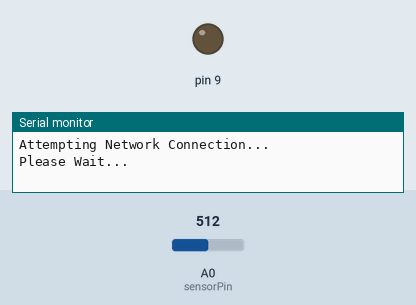
This sketch was run on a simulated Arduino Uno, built for the host (arithmetic inside an expression is 32-bit, double 64-bit). On the bench: output pins drawn as LEDs (lit = HIGH), the last lines printed to the serial monitor. Inputs (shaded band) come from the test bench; at power-on: A0 (sensorPin) = 512. WiFi joins after 1.5 s; servers stay silent unless stated.

Above: at 0.1 s.
At 2.1 s:
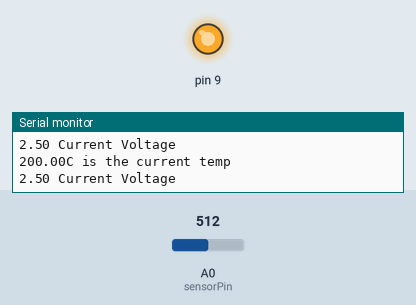
Timing chart, 0 to 3.6 s (numbered marks = the images above):
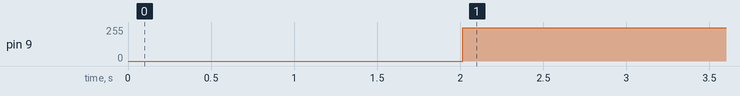

Measured:
- by itself, pin 9: 0/255 → 250/255 at 2.0 s

The sketch:

Temp_Sense.ino
```cpp
// ThingSpeak - Version: Latest
#include <ThingSpeak.h>
#include <SPI.h>
#include <WiFi.h>
//Done with Libraries
WiFiClient client;
char ssid[] = "cs"; //define the SSID of the WiFi network
char pass[] = "gkmrxuW6"; // WiFi network password
int status = WL_IDLE_STATUS; //status of the WiFi Connection
//End WiFi Setup
unsigned long ChannelID = 644335;
const char * APIKey = "6E89FAY6MSJNYYNE";
//End Thingspeak setup

int sensorPin = 0; //Temperature sensor read pin

void setup() {

  Serial.begin(9600); //Default serial begin
  Serial.println("Attempting Network Connection..."); Serial.println("Please Wait..."); //Connect to the internet
  status = WiFi.begin(ssid, pass);
  ThingSpeak.begin(client);


  if ( status != WL_CONNECTED) {
    Serial.println("WiFi Not Connected");
    while (true);
  }
  else {
    Serial.println("**Network is Connected**");

  }

}

void loop() {

  int roomTemp = analogRead(sensorPin);  //create an integer to calculate the temperature
  float voltage = roomTemp * 5.0; //work out the voltage
  voltage /= 1024.0;
  // print out the voltage
  float tempC = (voltage - 0.5) * 100 ;
  Serial.print(tempC); Serial.println("C is the current temp"); //print the temperature to the console
  Serial.print(voltage); Serial.println(" Current Voltage");
  ThingSpeak.writeFields(ChannelID, APIKey);
  ThingSpeak.setField(1, tempC);
  ThingSpeak.setField(2, voltage);
  delay(200);

  if (tempC >= 30) { //If the temperature is over this number, the fan will start
    analogWrite(9, 250);
  }
}
```
